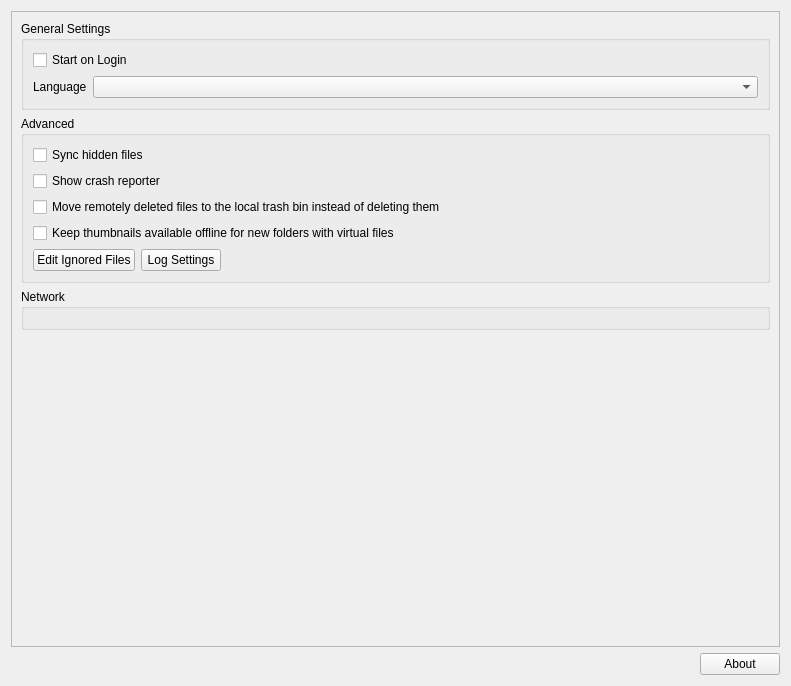
<?xml version="1.0" encoding="UTF-8"?>
<ui version="4.0">
 <class>OCC::GeneralSettings</class>
 <widget class="QWidget" name="OCC::GeneralSettings">
  <property name="geometry">
   <rect>
    <x>0</x>
    <y>0</y>
    <width>791</width>
    <height>686</height>
   </rect>
  </property>
  <property name="windowTitle">
   <string>Form</string>
  </property>
  <layout class="QVBoxLayout" name="verticalLayout_3">
   <item>
    <widget class="QScrollArea" name="scrollArea">
     <property name="widgetResizable">
      <bool>true</bool>
     </property>
     <widget class="QWidget" name="scrollAreaWidgetContents_2">
      <property name="geometry">
       <rect>
        <x>0</x>
        <y>0</y>
        <width>765</width>
        <height>618</height>
       </rect>
      </property>
      <layout class="QVBoxLayout" name="verticalLayout_5">
       <item>
        <widget class="QGroupBox" name="generalGroupBox">
         <property name="title">
          <string>General Settings</string>
         </property>
         <layout class="QGridLayout" name="gridLayout_2">
          <item row="1" column="0">
           <layout class="QHBoxLayout" name="horizontalLayout_6">
            <item>
             <widget class="QLabel" name="languageLabel">
              <property name="sizePolicy">
               <sizepolicy hsizetype="Maximum" vsizetype="Preferred">
                <horstretch>0</horstretch>
                <verstretch>0</verstretch>
               </sizepolicy>
              </property>
              <property name="locale">
               <locale language="English" country="UnitedStates"/>
              </property>
              <property name="text">
               <string>Language</string>
              </property>
              <property name="buddy">
               <cstring>languageDropdown</cstring>
              </property>
             </widget>
            </item>
            <item>
             <widget class="QComboBox" name="languageDropdown">
              <property name="sizePolicy">
               <sizepolicy hsizetype="Minimum" vsizetype="Fixed">
                <horstretch>0</horstretch>
                <verstretch>0</verstretch>
               </sizepolicy>
              </property>
              <property name="accessibleName">
               <string>Language selector</string>
              </property>
              <property name="currentText">
               <string/>
              </property>
             </widget>
            </item>
           </layout>
          </item>
          <item row="0" column="0">
           <widget class="QCheckBox" name="autostartCheckBox">
            <property name="text">
             <string>Start on Login</string>
            </property>
           </widget>
          </item>
         </layout>
        </widget>
       </item>
       <item>
        <widget class="QGroupBox" name="advancedGroupBox">
         <property name="title">
          <string>Advanced</string>
         </property>
         <layout class="QHBoxLayout" name="horizontalLayout_5">
          <item>
           <layout class="QVBoxLayout" name="verticalLayout_6">
            <item>
             <widget class="QCheckBox" name="syncHiddenFilesCheckBox">
              <property name="text">
               <string>Sync hidden files</string>
              </property>
             </widget>
            </item>
            <item>
             <widget class="QCheckBox" name="crashreporterCheckBox">
              <property name="sizePolicy">
               <sizepolicy hsizetype="MinimumExpanding" vsizetype="Fixed">
                <horstretch>0</horstretch>
                <verstretch>0</verstretch>
               </sizepolicy>
              </property>
              <property name="text">
               <string>Show crash reporter</string>
              </property>
             </widget>
            </item>
            <item>
             <widget class="QCheckBox" name="moveToTrashCheckBox">
              <property name="text">
               <string>Move remotely deleted files to the local trash bin instead of deleting them</string>
              </property>
             </widget>
            </item>
            <item>
             <widget class="QCheckBox" name="prefetchThumbnailsCheckBox">
              <property name="text">
               <string>Keep thumbnails available offline for new folders with virtual files</string>
              </property>
             </widget>
            </item>
            <item>
             <layout class="QHBoxLayout" name="horizontalLayout_4">
              <item>
               <widget class="QPushButton" name="ignoredFilesButton">
                <property name="text">
                 <string>Edit Ignored Files</string>
                </property>
               </widget>
              </item>
              <item>
               <widget class="QPushButton" name="logSettingsButton">
                <property name="text">
                 <string>Log Settings</string>
                </property>
               </widget>
              </item>
              <item>
               <spacer name="spacer_3">
                <property name="orientation">
                 <enum>Qt::Orientation::Horizontal</enum>
                </property>
                <property name="sizeHint" stdset="0">
                 <size>
                  <width>555</width>
                  <height>20</height>
                 </size>
                </property>
               </spacer>
              </item>
             </layout>
            </item>
           </layout>
          </item>
         </layout>
        </widget>
       </item>
       <item>
        <widget class="QGroupBox" name="groupBox">
         <property name="title">
          <string>Network</string>
         </property>
         <layout class="QVBoxLayout" name="verticalLayout_4">
          <item>
           <widget class="NetworkSettings" name="widget" native="true">
            <property name="focusPolicy">
             <enum>Qt::FocusPolicy::StrongFocus</enum>
            </property>
           </widget>
          </item>
         </layout>
        </widget>
       </item>
       <item>
        <spacer name="verticalSpacer">
         <property name="orientation">
          <enum>Qt::Orientation::Vertical</enum>
         </property>
         <property name="sizeHint" stdset="0">
          <size>
           <width>20</width>
           <height>40</height>
          </size>
         </property>
        </spacer>
       </item>
      </layout>
     </widget>
    </widget>
   </item>
   <item>
    <widget class="QWidget" name="versionInfoWidget" native="true">
     <layout class="QHBoxLayout" name="horizontalLayout_2">
      <property name="leftMargin">
       <number>0</number>
      </property>
      <property name="topMargin">
       <number>0</number>
      </property>
      <property name="rightMargin">
       <number>0</number>
      </property>
      <property name="bottomMargin">
       <number>0</number>
      </property>
      <item>
       <spacer name="spacer">
        <property name="orientation">
         <enum>Qt::Orientation::Horizontal</enum>
        </property>
        <property name="sizeHint" stdset="0">
         <size>
          <width>40</width>
          <height>20</height>
         </size>
        </property>
       </spacer>
      </item>
      <item>
       <widget class="QPushButton" name="about_pushButton">
        <property name="text">
         <string>About</string>
        </property>
       </widget>
      </item>
     </layout>
    </widget>
   </item>
  </layout>
 </widget>
 <customwidgets>
  <customwidget>
   <class>NetworkSettings</class>
   <extends>QWidget</extends>
   <header>networksettings.h</header>
   <container>1</container>
  </customwidget>
 </customwidgets>
 <tabstops>
  <tabstop>autostartCheckBox</tabstop>
  <tabstop>languageDropdown</tabstop>
  <tabstop>syncHiddenFilesCheckBox</tabstop>
  <tabstop>crashreporterCheckBox</tabstop>
  <tabstop>moveToTrashCheckBox</tabstop>
  <tabstop>prefetchThumbnailsCheckBox</tabstop>
  <tabstop>ignoredFilesButton</tabstop>
  <tabstop>logSettingsButton</tabstop>
  <tabstop>widget</tabstop>
  <tabstop>scrollArea</tabstop>
  <tabstop>about_pushButton</tabstop>
 </tabstops>
 <resources/>
 <connections/>
</ui>
